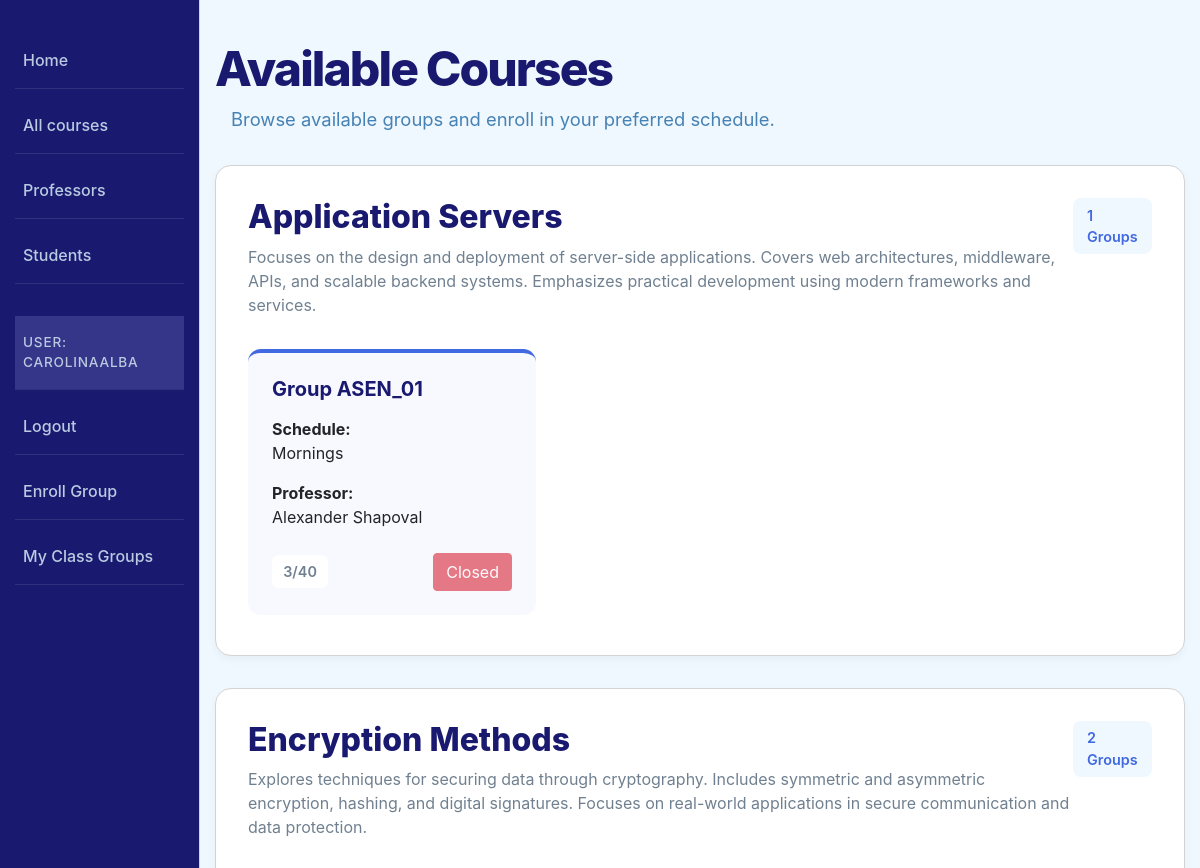
The page /catalog/management/enroll/ (signed in, upper part) on the database as committed earlier.
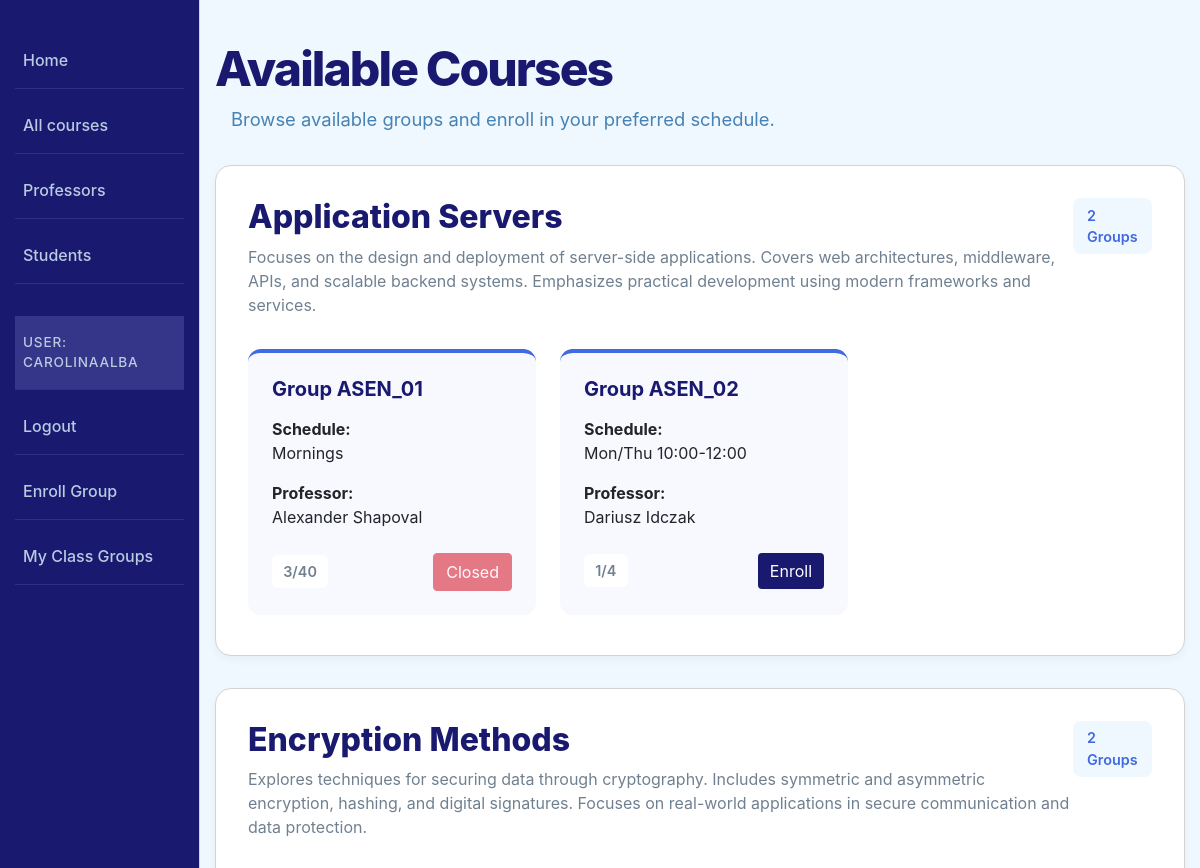
The same page on the database as committed later.
### catalog/models.py (models this page shows, shortened)
class Course(models.Model):
  course_code = models.CharField(verbose_name='Course Code', max_length=200, help_text='Enter the course code')
  title = models.CharField(verbose_name='Course Title', max_length=200, help_text='Enter the course title')
  description = models.TextField(verbose_name='Course Description', help_text='Enter the course description', blank=True)
  academic_level = models.ForeignKey('Level', on_delete=models.SET_NULL, null=True)
  department = models.ForeignKey('Department', on_delete=models.SET_NULL, null=True)
  topic = models.CharField(verbose_name='Course Topic', max_length=255, help_text='Enter the course topic', blank=True)
  visit_count = models.PositiveIntegerField(default=0)
  def get_absolute_url(self):
    return reverse('course-detail', args=[str(self.id)])

class ClassGroup(models.Model):
  ENROLLMENT_STATUS_CHOICES = [
      ('OPEN', 'Open'),
      ('CLOSED', 'Closed'),
  ]
  class_id = models.CharField(verbose_name='Class Group ID', max_length=50, unique=True, help_text='Enter the class group ID')
  start_date = models.DateField(verbose_name='Start Date', blank=True, null=True)
  end_date = models.DateField(verbose_name='End Date', blank=True, null=True)
  status = models.CharField(verbose_name='Enrollment Status', max_length=20, choices=ENROLLMENT_STATUS_CHOICES, default='OPEN')
  course = models.ForeignKey(Course, on_delete=models.CASCADE, related_name='class_groups')
  schedule = models.CharField(verbose_name='Class Schedule', max_length=255, blank=True, help_text='Enter the class schedule (e.g., Mon/Wed/Fri 10:00-11:00)')
  maxStudents = models.IntegerField(verbose_name='Maximum Students', help_text='Enter the maximum number of students')
  profesor = models.ForeignKey(Profesor, on_delete=models.SET_NULL, null=True, related_name='classes')
  enrolled_students = models.ManyToManyField(Student, related_name='classes', blank=True)
  @property
  def computed_status(self):
      if self.status == 'OPEN':
        if self.enrolled_students.count() >= self.maxStudents:
            return 'FULL'
        return 'OPEN'
      return self.status

class Profesor(models.Model):
  user = models.OneToOneField(
      User, on_delete=models.CASCADE, null=True, blank=True, related_name='profesor',
  )
  name = models.CharField(max_length=200, help_text='Enter the profesor name')
  def __str__(self):
    return self.name

### catalog/views.py (the view)
# urls.py: path('management/enroll/', views.student_enroll_view, name='student-enroll'),
@login_required
def student_enroll_view(request):
    if not hasattr(request.user, 'student'):
        raise PermissionDenied
    courses = Course.objects.prefetch_related('class_groups')
    return render(request, 'catalog/student_enroll.html', {
        'courses': courses,
    })

### catalog/templates/catalog/student_enroll.html (shortened to what this page needs)
{% extends "base_generic.html" %}
{% load static %}
{% block extra_css %}
<link rel="stylesheet" href="{% static 'css/student_enroll.css' %}">
{% endblock %}
{% block content %}
<h1 class="main-title">Available Courses</h1>
<p class="subtitle">
    Browse available groups and enroll in your preferred schedule.
</p>
<div class="enroll-container">
{% for course in courses %}
<div class="course-enroll-card">
    <div class="course-header">
        <div>
            <h2>
                <a href="{{ course.get_absolute_url }}"
                class="course-title">
                    {{ course.title }}
                </a>
            </h2>
            <p class="course-description">
                {{ course.description }}
            </p>
        </div>
        <span class="group-counter">
            {{ course.class_groups.count }} Groups
        </span>
    </div>
    <div class="groups-row">
        {% for group in course.class_groups.all %}
        <div class="group-card">
            <h5 class="group-title">
                Group {{ group.class_id }}
            </h5>
            <p><strong>Schedule:</strong><br>
                {{ group.schedule }}
            </p>
            <p><strong>Professor:</strong><br>
                {{ group.profesor }}
            </p>
            <div class="group-footer">
                <span class="students-count">
                    {{ group.enrolled_students.count }}/{{ group.maxStudents }}
                </span>
                {% if request.user.student in group.enrolled_students.all %}
                    {% if group.computed_status != 'CLOSED' %}
                        <form method="post" action="{% url 'unenroll-class' group.id %}">
                            {% csrf_token %}
                            <button type="submit" class="btn btn-outline-secondary">
                                Unenroll
                            </button>
                        </form>
                    {% else %}
                        <button class="btn btn-danger" disabled>
                            Closed
                        </button>
                    {% endif %}
                {% else %}
                    {% if group.computed_status == 'OPEN' %}
                        <form method="post" action="{% url 'enroll-class' group.id %}">
                            <button type="submit" class="btn btn-enroll">
                                Enroll
                            </button>
                        </form>
                    {% elif group.computed_status == 'FULL' %}
                        <button class="btn btn-warning" disabled>
                            Full
                        </button>
                    {% else %}
                        <button class="btn btn-danger" disabled>
                            Closed
                        </button>
                    {% endif %}
                {% endif %}
            </div>
        </div>
        {% empty %}
        <p>No groups available.</p>
        {% endfor %}
    </div>
</div>
{% endfor %}
</div>
{% endblock %}

Rows that differ between the two databases and show on the page:
changed Course "Application Servers": class_groups.count "1" → "2"
added ClassGroup: class_id "ASEN_02", schedule "Mon/Thu 10:00-12:00", profesor "Dariusz Idczak", enrolled_students.count "1", maxStudents "4", status "Enroll", shown under Course "Application Servers"
